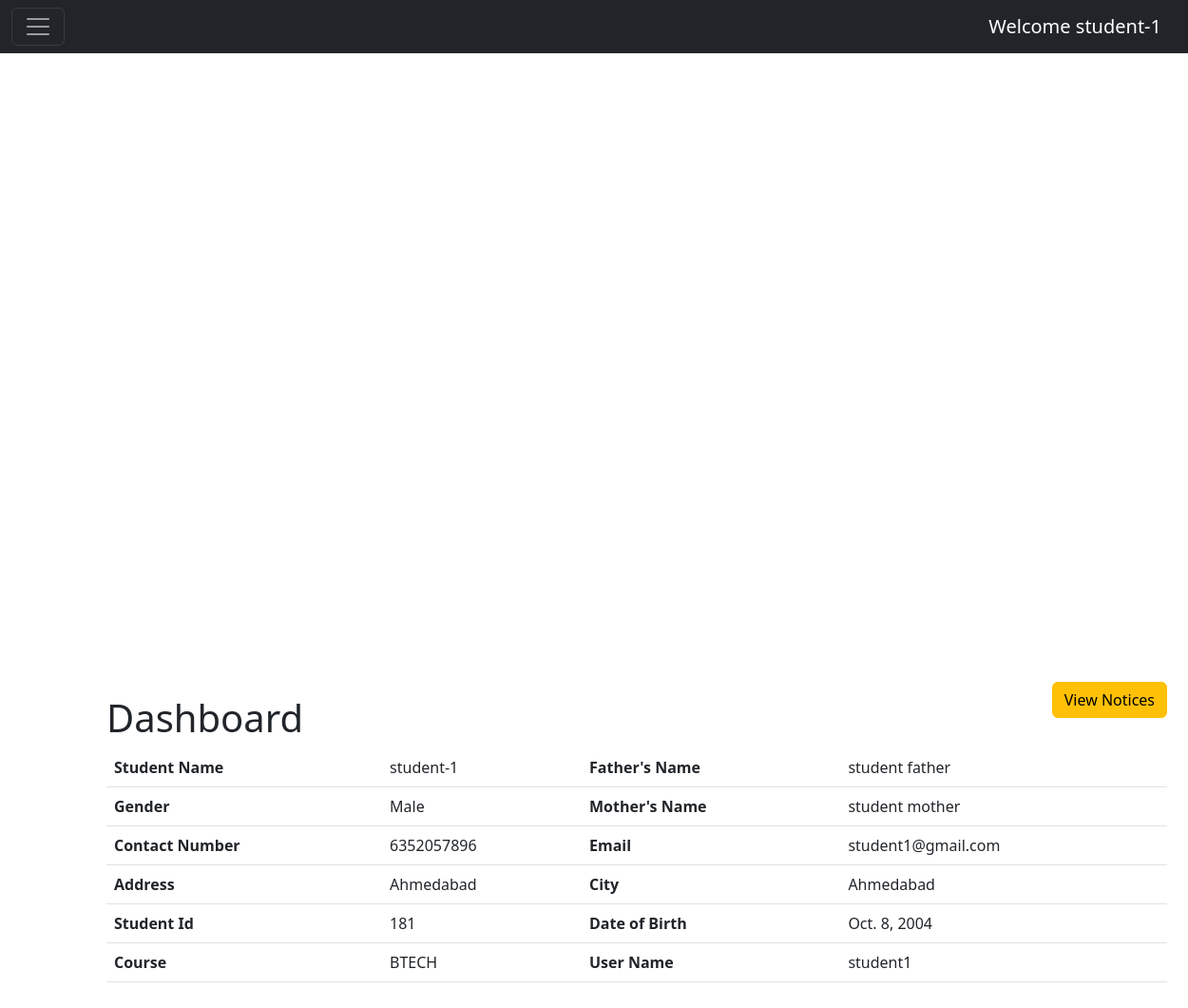
The app's page /student/dashboard/ (signed in) with its own data.
### main/models.py (models this page shows, shortened)
class Student(models.Model):
    full_name = models.CharField(max_length=100)
    father_name = models.CharField(max_length=100)
    mother_name = models.CharField(max_length=100)
    gender = models.CharField(max_length=50, default="Male")
    address = models.CharField(max_length=100)
    city = models.CharField(max_length=50)
    email = models.EmailField()
    contact_num = models.IntegerField(default=1234567)
    date_of_birth = models.DateField()
    course = models.CharField(max_length=50)
    stu_id = models.CharField(max_length=50)
    user_name = models.CharField(max_length=50)
    password = models.CharField(max_length=100)

### main/views.py (the view)
# urls.py: path('student/dashboard/', views.studentDashboard, name="student_dashboard"),
def studentDashboard(request):
    if 'student_user' in request.session:
        student_in_session = Student.objects.get(user_name=request.session['student_user'])
        data  = {"student": student_in_session}
        return render(request, 'student/student_dashboard.html', data)
    else:
        return redirect('student_login')

### main/templates/student/student_dashboard.html (shortened to what this page needs)
{% extends 'student/student_base.html' %}
{% block body %}
    <div class="container" style="margin: 100px;">
        <h1>Dashboard</h1>
        <a href="{% url 'view_notices' %}" class="btn btn-warning" style="float: right; margin-top: -70px;">View Notices</a>
        <table class="table">
            <tr>
                <th>Student Name</th>
                <td>{{student.full_name}}</td>
                <th>Father's Name</th>
                <td>{{student.father_name}}</td>
            </tr>
            <tr>
                <th>Gender</th>
                <td>{{student.gender}}</td>
                <th>Mother's Name</th>
                <td>{{student.mother_name}}</td>
            </tr>
            <tr>
                <th>Contact Number</th>
                <td>{{student.contact_num}}</td>
                <th>Email</th>
                <td>{{student.email}}</td>
            </tr>
            <tr>
                <th>Address</th>
                <td>{{student.address}}</td>
                <th>City</th>
                <td>{{student.city}}</td>
            </tr>
            <tr>
                <th>Student Id</th>
                <td>{{student.stu_id}}</td>
                <th>Date of Birth</th>
                <td>{{student.date_of_birth}}</td>
            </tr>
            <tr>
                <th>Course</th>
                <td>{{student.course}}</td>
                <th>User Name</th>
                <td>{{student.user_name}}</td>
            </tr>
        </table>
    </div>
{% endblock %}

### main/templates/student/student_base.html (shortened to what this page needs)
{% load static %}
<!doctype html>
<html lang="en">
<head>
    <link href="https://cdn.jsdelivr.net/npm/bootstrap@5.2.3/dist/css/bootstrap.min.css" rel="stylesheet"
>
</head>
<body>
    <nav class="navbar navbar-dark bg-dark fixed-top">
        <div class="container-fluid">
            <button class="navbar-toggler" type="button" data-bs-toggle="offcanvas"
                data-bs-target="#offcanvasDarkNavbar" aria-controls="offcanvasDarkNavbar">
                <span class="navbar-toggler-icon"></span>
            </button>
            <a class="navbar-brand" href="#">Welcome {{student.full_name}}</a>
        </div>
    </nav>
    <video autoplay muted loop id="myVideo" style="width: 100%">
        <source src="{% static 'bg_vdo/video.mp4' %}" type="video/mp4">
      </video>
    {% block body %}
    {% endblock %}
</body>
</html>

### records on screen
Student: full_name "student-1", father_name "student father", gender "Male", mother_name "student mother", contact_num "6352057896", email "student1@gmail.com", address "Ahmedabad", city "Ahmedabad", stu_id "181", date_of_birth "Oct. 8, 2004", course "BTECH", user_name "student1"
